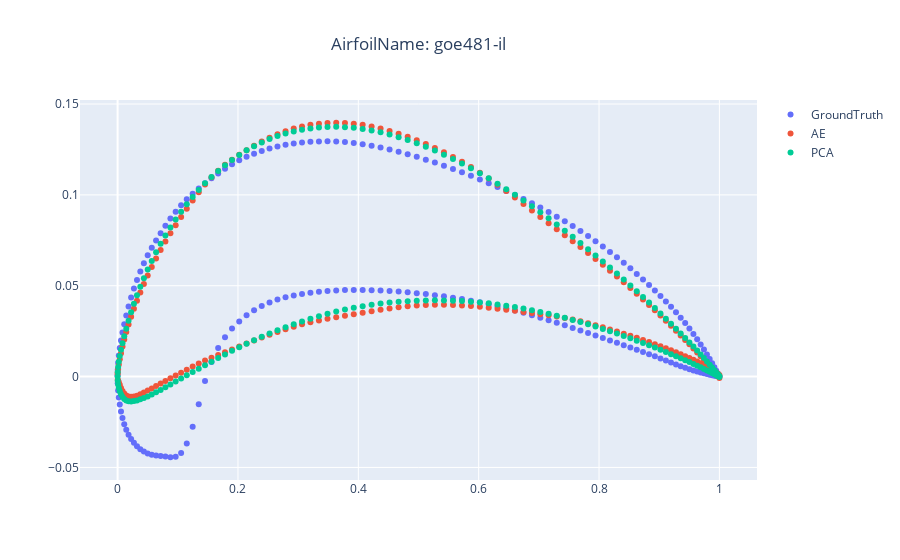

The notebook cell this image was saved under:
### Markdown cell above
### Graphical comparison for selected airfoil:

### Code cell
airfoil_to_plot_Name='goe481-il'# 'naca23012-il' '919-Evo_Flap'
                                        # particularly bad fit e.g.: ah93w480b-il_mine , fx79w660a-il, goe481-il

x_coords=np.loadtxt('X_Coordinates.csv',skiprows=1,delimiter=';',usecols=1)

fig = go.Figure(data=[go.Scatter(x=x_coords,
                                 y=DimReducion_Input_DF.loc[airfoil_to_plot_Name],
                                 mode = 'markers',
                                 name='GroundTruth'),
                      go.Scatter(x=x_coords,
                                 y=AE_y_coords_DF.loc[airfoil_to_plot_Name],
                                 mode = 'markers',
                                 name = 'AE'),
                      go.Scatter(x=x_coords,
                                 y=PCA_y_coords_DF.loc[airfoil_to_plot_Name],
                                 mode = 'markers',
                                 name = 'PCA'),
                     ],
                layout = go.Layout(title=go.layout.Title(text="AirfoilName: "+airfoil_to_plot_Name,xref='paper',x=0.5))
               )
iplot(fig)

### Figure 1 — Plotly figure (JSON) as saved in the notebook; plotly's stock layout.template omitted (floating-point values rounded to 4 significant figures; data arrays with more than 128 entries replaced by an {"elided": "..."} marker saying what was removed)
{"data": [{"mode": "markers", "name": "GroundTruth", "type": "scatter", "x": {"elided": "201 float values"}, "y": {"elided": "201 float values"}}, {"mode": "markers", "name": "AE", "type": "scatter", "x": {"elided": "201 float values"}, "y": {"elided": "201 float values"}}, {"mode": "markers", "name": "PCA", "type": "scatter", "x": {"elided": "201 float values"}, "y": {"elided": "201 float values"}}], "layout": {"title": {"text": "AirfoilName: goe481-il", "x": 0.5, "xref": "paper"}}}
